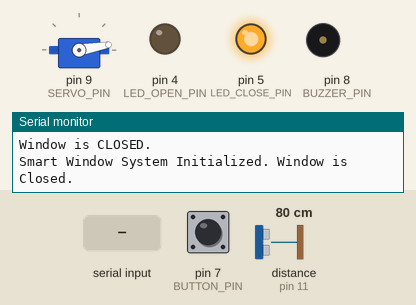
Bench run of a sketch on a simulated Arduino Uno, built with avr-gcc and run on an emulated ATmega328P. On the bench: servo, output pins drawn as LEDs (lit = HIGH), buzzer (waves = sounding, pin HIGH), the last lines printed to the serial monitor. The inputs (shaded band) are chosen by the test bench; at power-on: distance to the obstacle (sensor on pin 11) 80 cm, pin 7 (BUTTON_PIN) LOW. The echo pulse lasts 58.3 µs per cm.

Above: at 2.4 s.
2.5 s: distance to the obstacle (sensor on pin 11) set to 7 cm
4.0 s: distance to the obstacle (sensor on pin 11) set to 4 cm
At 4.6 s:
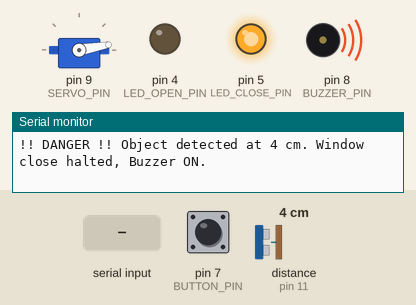
5.5 s: pin 7 (BUTTON_PIN) pulled HIGH for 0.15 s
At 6.5 s:
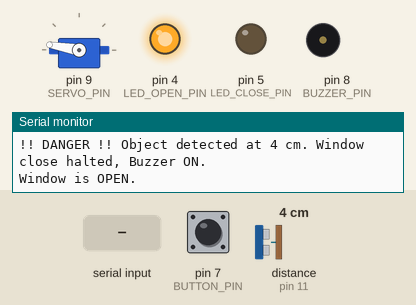
7.2 s: "0" received over the second serial link
At 7.7 s:
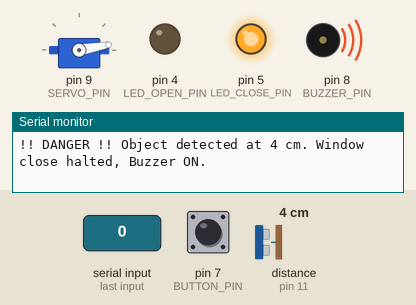
10.2 s: "1" received over the second serial link
At 11.4 s:
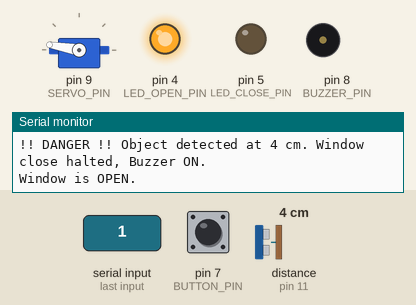
11.7 s: pin 7 (BUTTON_PIN) pulled HIGH for 1 s
At 13.6 s:
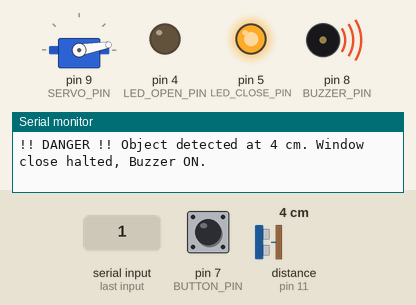
Timing chart, 0 to 15.1 s (numbered marks = the images above; inputs shaded):
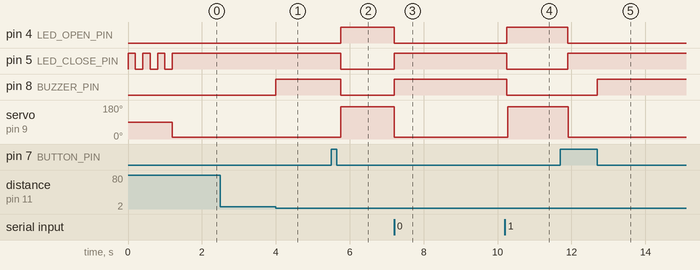

Measured:
- the behaviour switches between 6 and 5 cm on distance to the obstacle (sensor on pin 11) (found by bisection; images 0 and 1)
- after the input at 2.5 s, every drawn part: stays the same
- after the input at 4.0 s, pin 8 (BUZZER_PIN): LOW → HIGH at once
- after the input at 5.5 s, pin 4 (LED_OPEN_PIN): LOW → HIGH after 0.26 s; pin 5 (LED_CLOSE_PIN), pin 8 (BUZZER_PIN): HIGH → LOW after 0.26 s; servo on pin 9 (SERVO_PIN): 10° → 170° after 0.26 s
- after the input at 7.2 s, pin 4 (LED_OPEN_PIN): HIGH → LOW at once; pin 5 (LED_CLOSE_PIN), pin 8 (BUZZER_PIN): LOW → HIGH at once; servo on pin 9 (SERVO_PIN): 170° → 10° at once
- after the input at 10.2 s, pin 4 (LED_OPEN_PIN): LOW → HIGH after 0.05 s; pin 5 (LED_CLOSE_PIN), pin 8 (BUZZER_PIN): HIGH → LOW after 0.05 s; servo on pin 9 (SERVO_PIN): 10° → 170° after 0.07 s
- after the input at 11.7 s, pin 4 (LED_OPEN_PIN): HIGH → LOW after 0.20 s; pin 5 (LED_CLOSE_PIN): LOW → HIGH after 0.20 s; pin 8 (BUZZER_PIN): LOW → HIGH after 1.0 s; servo on pin 9 (SERVO_PIN): 170° → 10° after 0.22 s

The sketch:

0.03_____.ino
```cpp
//created by I24712I
//Goin me in Git-Hub
//Engoy
#include <Servo.h>         // للتحكم في محرك السيرفو
#include <SoftwareSerial.h> // للتحكم بالبلوتوث
#include <NewPing.h>       // للتحكم بمستشعر المسافة

// ******* 1. تعريف أطراف الدوائر (مطابقة لتوصيلاتك النهائية) *******

// البلوتوث HC-05
const int BT_RX_PIN = 2;
const int BT_TX_PIN = 3;

// مستشعر المسافة HC-SR04
const int TRIGGER_PIN = 10; // الإرسال (Pin 10)
const int ECHO_PIN = 11;    // الاستقبال (Pin 11)

// محرك السيرفو
const int SERVO_PIN = 9; // (Pin 9)

// الزر الضاغط والـ LEDs
const int BUTTON_PIN = 7;    // الزر اليدوي (Pin 7)
const int LED_OPEN_PIN = 4;  // LED أخضر (النافذة مفتوحة)
const int LED_CLOSE_PIN = 5; // LED أحمر (النافذة مغلقة)

// الجرس الصوتي للتنبيه الأمني
const int BUZZER_PIN = 8; // (Pin 8)

// ******* 2. تعريف الثوابت وقيم الزوايا *******
const int MAX_DISTANCE = 200;
const int OPEN_ANGLE = 170;
const int CLOSE_ANGLE = 10;
// تم تعديل مسافة الأمان إلى 5 سم بناءً على طلبك
const int SAFETY_THRESHOLD = 5; // حد الأمان الجديد (5 سم)

// ******* 3. إنشاء الكائنات (Instances) *******
Servo windowServo;
SoftwareSerial bluetooth(BT_RX_PIN, BT_TX_PIN);
NewPing sonar(TRIGGER_PIN, ECHO_PIN, MAX_DISTANCE);

// ******* 4. المتغيرات الحالة *******
bool isWindowOpen = false; // مغلقة في البداية

// **********************************************
// ************** الدالة setup ******************
// **********************************************
void setup() {
  Serial.begin(9600);
  bluetooth.begin(9600);

  // تهيئة أطراف المخرجات
  pinMode(LED_OPEN_PIN, OUTPUT);
  pinMode(LED_CLOSE_PIN, OUTPUT);
  pinMode(BUZZER_PIN, OUTPUT);

  // تهيئة أطراف المدخلات
  pinMode(BUTTON_PIN, INPUT);

  windowServo.attach(SERVO_PIN);

  // ⭐️⭐️⭐️ وميض عند التشغيل (3 مرات) ⭐️⭐️⭐️
  for (int i = 0; i < 3; i++) {
    digitalWrite(LED_CLOSE_PIN, HIGH);
    delay(200);
    digitalWrite(LED_CLOSE_PIN, LOW);
    delay(200);
  }

  // إغلاق النافذة في البداية (LED أحمر مضاء)
  setWindowState(CLOSE_ANGLE);
  Serial.println("Smart Window System Initialized. Window is Closed.");
}

// **********************************************
// ************** الدالة loop *******************
// **********************************************
void loop() {
  handleBluetoothControl();
  handleManualButton();
  checkSafetyDistance();
}

// **********************************************
// ************ تعريف الدوال المساعدة ***********
// **********************************************

// 1. دالة تغيير حالة النافذة (تتحكم في السيرفو والـ LEDs)
void setWindowState(int angle) {
  // إيقاف الجرس في حال كان يعمل
  digitalWrite(BUZZER_PIN, LOW);

  if (angle == OPEN_ANGLE) {
    isWindowOpen = true;
    digitalWrite(LED_OPEN_PIN, HIGH);  // إنارة أخضر
    digitalWrite(LED_CLOSE_PIN, LOW);
    Serial.println("Window is OPEN.");
  } else if (angle == CLOSE_ANGLE) {
    isWindowOpen = false;
    digitalWrite(LED_OPEN_PIN, LOW);
    digitalWrite(LED_CLOSE_PIN, HIGH); // إنارة أحمر
    Serial.println("Window is CLOSED.");
  }
  windowServo.write(angle);
}

// 2. دالة معالجة أوامر البلوتوث (1 للفتح، 0 للإغلاق)
void handleBluetoothControl() {
  if (bluetooth.available()) {
    char command = bluetooth.read();

    if (command == '1') {
      setWindowState(OPEN_ANGLE);
    } else if (command == '0') {
      setWindowState(CLOSE_ANGLE);
    }
  }
}

// 3. دالة معالجة ضغط الزر اليدوي
void handleManualButton() {
  if (digitalRead(BUTTON_PIN) == HIGH) {
    delay(200); // Debouncing

    // تبديل الحالة
    if (isWindowOpen) {
      setWindowState(CLOSE_ANGLE);
    } else {
      setWindowState(OPEN_ANGLE);
    }

    // الانتظار حتى يتم رفع اليد عن الزر
    while (digitalRead(BUTTON_PIN) == HIGH) {}
  }
}

// 4. دالة التحقق من المسافة (ميزة الأمان)
void checkSafetyDistance() {
  // ميزة الأمان تعمل فقط إذا كانت النافذة مغلقة
  if (!isWindowOpen) {
    long duration = sonar.ping_cm();

    // الشرط الجديد: إذا كانت المسافة بين 1 سم و 5 سم
    if (duration > 1 && duration <= SAFETY_THRESHOLD) {

      // إيقاف السيرفو في مكانه وتفعيل الجرس (صفير وغلق النافذة)
      windowServo.write(windowServo.read());
      digitalWrite(BUZZER_PIN, HIGH);

      Serial.print("!! DANGER !! Object detected at ");
      Serial.print(duration);
      Serial.println(" cm. Window close halted, Buzzer ON.");
    } else {
      // إطفاء الجرس في حال عدم وجود خطر
      digitalWrite(BUZZER_PIN, LOW);
    }
  }
}
```
